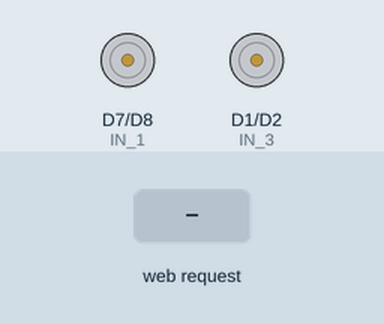
Recording of a sketch running on a simulated ESP8266 (NodeMCU). Parts: motor-driver pin pairs drawn as motors (green arrow = first pin HIGH = forward, orange = second pin HIGH = backward, longer = more drive, scaled by the enable pin). The test bench sets the inputs (shaded band). WiFi joins after 1.5 s; servers stay silent unless stated; what the sketch prints to the serial monitor is not drawn.

Above: at 2.7 s.
2.8 s: HTTP request GET /?State=F received
At 3.9 s:
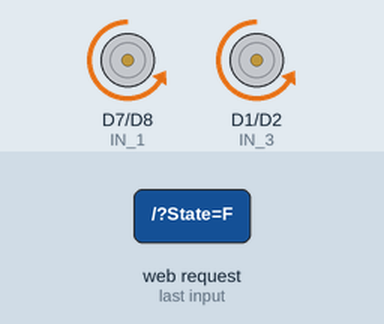
4.3 s: HTTP request GET /?State=B received
At 5.0 s:
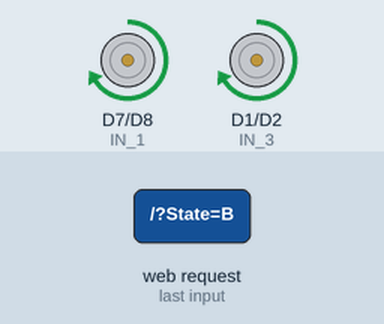
5.8 s: HTTP request GET /?State=L received
At 6.2 s:
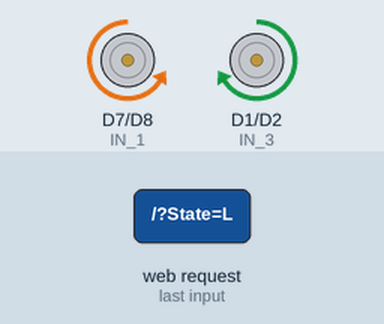
7.3 s: HTTP request GET /?State=R received
At 8.5 s:
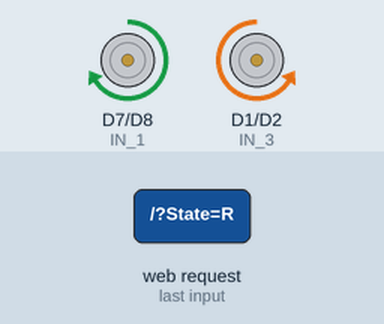
Timing chart, 0 to 9.8 s (numbered marks = the images above; inputs shaded):
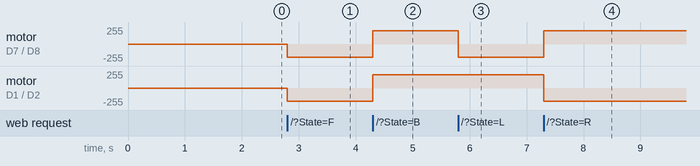

The sketch:

_car_esp8266_code.ino
```cpp
#include <ESP8266WiFi.h>
#include <ESP8266WebServer.h>

#define ENA   D5
#define ENB   D6
#define IN_1  D7
#define IN_2  D8
#define IN_3  D1
#define IN_4  D2

ESP8266WebServer server(80);

// 🔐 Enter your WiFi details here
const char* ssid = "Sai";
const char* password = "12345678";

int speedCar = 800;

// ============ MOTOR FUNCTIONS ============

void goAhead(){
  digitalWrite(IN_1, LOW);
  digitalWrite(IN_2, HIGH);
  analogWrite(ENA, speedCar);

  digitalWrite(IN_3, LOW);
  digitalWrite(IN_4, HIGH);
  analogWrite(ENB, speedCar);
}

void goBack(){
  digitalWrite(IN_1, HIGH);
  digitalWrite(IN_2, LOW);
  analogWrite(ENA, speedCar);

  digitalWrite(IN_3, HIGH);
  digitalWrite(IN_4, LOW);
  analogWrite(ENB, speedCar);
}

void goRight(){
  digitalWrite(IN_1, HIGH);
  digitalWrite(IN_2, LOW);
  analogWrite(ENA, speedCar);

  digitalWrite(IN_3, LOW);
  digitalWrite(IN_4, HIGH);
  analogWrite(ENB, speedCar);
}

void goLeft(){
  digitalWrite(IN_1, LOW);
  digitalWrite(IN_2, HIGH);
  analogWrite(ENA, speedCar);

  digitalWrite(IN_3, HIGH);
  digitalWrite(IN_4, LOW);
  analogWrite(ENB, speedCar);
}

void stopRobot(){
  digitalWrite(IN_1, LOW);
  digitalWrite(IN_2, LOW);
  digitalWrite(IN_3, LOW);
  digitalWrite(IN_4, LOW);
}

// ============ WEB PAGE ============

void handleRoot() {

  if (server.hasArg("State")) {
    String command = server.arg("State");

    if (command == "F") goAhead();
    else if (command == "B") goBack();
    else if (command == "L") goLeft();
    else if (command == "R") goRight();
    else if (command == "S") stopRobot();
    else if (command == "0") speedCar = 400;
    else if (command == "1") speedCar = 600;
    else if (command == "2") speedCar = 800;
    else if (command == "3") speedCar = 1023;
  }

  String page = "<html><head><title>WiFi Car</title></head><body>";
  page += "<h2 align='center'>NodeMCU WiFi Car</h2>";
  page += "<div align='center'>";
  page += "<a href='?State=F'><button style='width:100px;height:50px;'>Forward</button></a><br><br>";
  page += "<a href='?State=L'><button style='width:100px;height:50px;'>Left</button></a>";
  page += "<a href='?State=S'><button style='width:100px;height:50px;'>Stop</button></a>";
  page += "<a href='?State=R'><button style='width:100px;height:50px;'>Right</button></a><br><br>";
  page += "<a href='?State=B'><button style='width:100px;height:50px;'>Back</button></a><br><br>";
  page += "<h3>Speed Control</h3>";
  page += "<a href='?State=0'><button>Low</button></a>";
  page += "<a href='?State=1'><button>Medium</button></a>";
  page += "<a href='?State=2'><button>High</button></a>";
  page += "<a href='?State=3'><button>Max</button></a>";
  page += "</div></body></html>";

  server.send(200, "text/html", page);
}

// ============ SETUP ============

void setup() {

  pinMode(ENA, OUTPUT);
  pinMode(ENB, OUTPUT);
  pinMode(IN_1, OUTPUT);
  pinMode(IN_2, OUTPUT);
  pinMode(IN_3, OUTPUT);
  pinMode(IN_4, OUTPUT);

  Serial.begin(115200);

  WiFi.mode(WIFI_STA);
  WiFi.begin(ssid, password);

  Serial.print("Connecting");

  while (WiFi.status() != WL_CONNECTED) {
    delay(500);
    Serial.print(".");
  }

  Serial.println("");
  Serial.println("Connected to WiFi");
  Serial.print("IP Address: ");
  Serial.println(WiFi.localIP());

  server.on("/", handleRoot);
  server.begin();
}

// ============ LOOP ============

void loop() {
  server.handleClient();
}
```

Measured:
- after the input at 2.8 s, motor on D7 (IN_1) / D8 (IN_2), motor on D1 (IN_3) / D2 (IN_4): stopped → backward 199/255 at once
- after the input at 4.3 s, motor on D7 (IN_1) / D8 (IN_2), motor on D1 (IN_3) / D2 (IN_4): backward 199/255 → forward 199/255 at once
- after the input at 5.8 s, motor on D7 (IN_1) / D8 (IN_2): forward 199/255 → backward 199/255 at once
- after the input at 7.3 s, motor on D7 (IN_1) / D8 (IN_2): backward 199/255 → forward 199/255 at once; motor on D1 (IN_3) / D2 (IN_4): forward 199/255 → backward 199/255 at once
